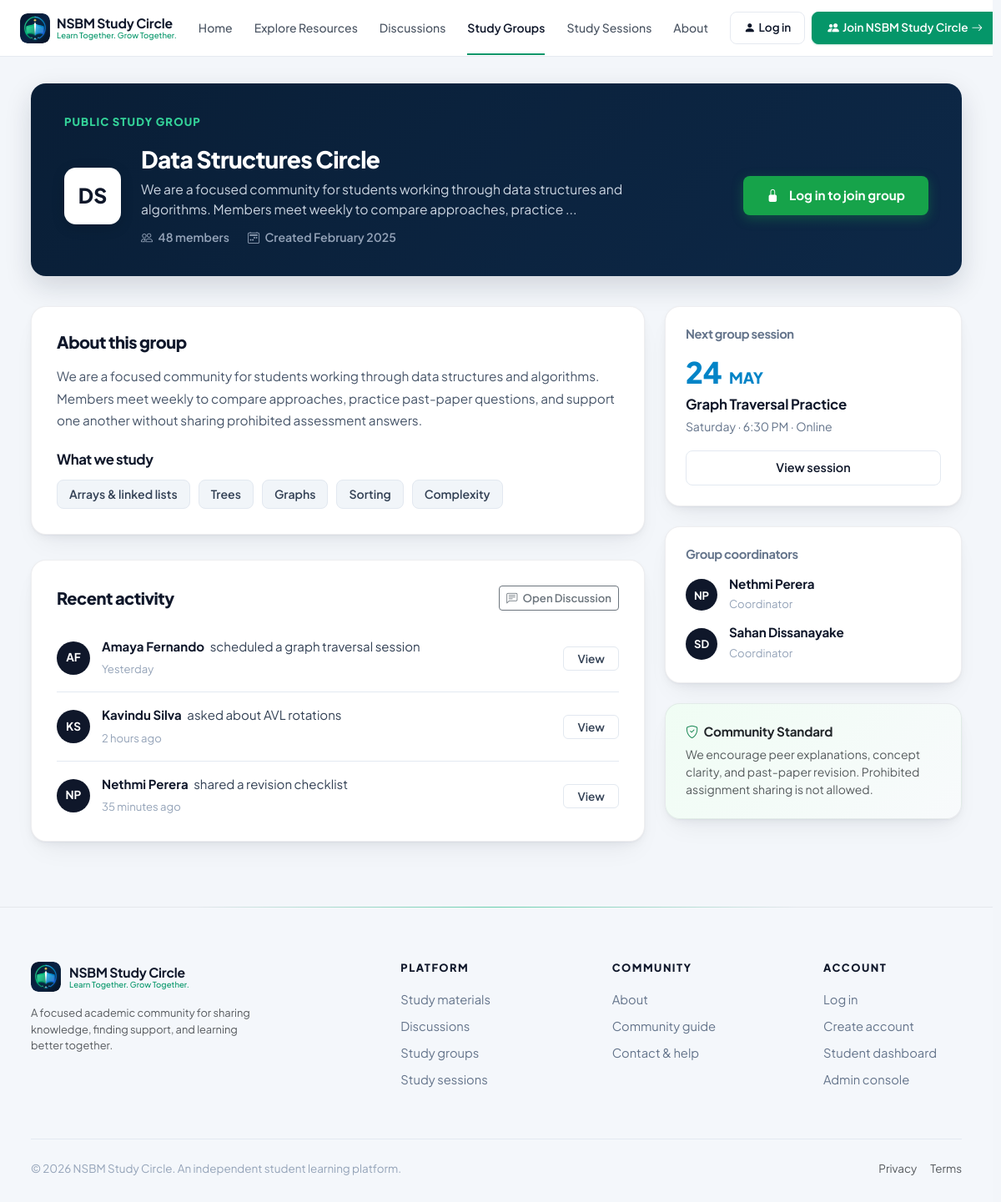
The app's page /frontend/study-group-details.php with its own data.
### tables this page shows
CREATE TABLE IF NOT EXISTS study_groups (
    id INT AUTO_INCREMENT PRIMARY KEY,
    name VARCHAR(120) NOT NULL,
    code VARCHAR(10) DEFAULT 'SG',
    category VARCHAR(50) DEFAULT 'Computing',
    is_featured TINYINT(1) DEFAULT 0,
    schedule_info VARCHAR(100) DEFAULT 'Meets Wednesdays',
    activity_status VARCHAR(50) DEFAULT 'Active this week',
    description TEXT NULL,
    about_text TEXT NULL,
    what_we_study VARCHAR(255) NULL,
    created_date_str VARCHAR(50) DEFAULT 'Created February 2025',
    badge_color VARCHAR(30) DEFAULT 'badge-ds',
    creator_id INT NOT NULL,
    member_count INT DEFAULT 1,
    max_members INT DEFAULT 48,
    status ENUM('Active', 'Review', 'Flagged') DEFAULT 'Active',
    reports_count INT DEFAULT 0,
    created_at TIMESTAMP DEFAULT CURRENT_TIMESTAMP,
    FOREIGN KEY (creator_id) REFERENCES users(id) ON DELETE CASCADE,
    INDEX idx_groups_category (category),
    INDEX idx_groups_status (status)
);

CREATE TABLE IF NOT EXISTS study_group_activities (
    id INT AUTO_INCREMENT PRIMARY KEY,
    group_id INT NOT NULL,
    user_id INT NULL,
    user_name VARCHAR(100) NOT NULL,
    user_initials VARCHAR(10) NOT NULL,
    action_text VARCHAR(255) NOT NULL,
    relative_time VARCHAR(100) NOT NULL,
    link_url VARCHAR(255) DEFAULT '#',
    created_at TIMESTAMP DEFAULT CURRENT_TIMESTAMP,
    FOREIGN KEY (group_id) REFERENCES study_groups(id) ON DELETE CASCADE
);

CREATE TABLE IF NOT EXISTS study_group_coordinators (
    id INT AUTO_INCREMENT PRIMARY KEY,
    group_id INT NOT NULL,
    user_id INT NULL,
    name VARCHAR(100) NOT NULL,
    initials VARCHAR(10) NOT NULL,
    role_title VARCHAR(100) DEFAULT 'Coordinator',
    created_at TIMESTAMP DEFAULT CURRENT_TIMESTAMP,
    FOREIGN KEY (group_id) REFERENCES study_groups(id) ON DELETE CASCADE
);

### frontend/study-group-details.php (the view, shortened to what the rows shown need)
<?php
require_once __DIR__ . '/../backend/config/db_config.php';
require_once __DIR__ . '/../backend/models/StudyGroup.php';
$groupId = (int)($_GET['id'] ?? 1);
$currentUserId = $_SESSION['user_id'] ?? null;
$model = new StudyGroupModel($conn);
$group = $model->getGroupById($groupId, $currentUserId);
?>
<!DOCTYPE html>
<html lang="en" data-bs-theme="light">
<head>
    <link href="https://cdn.jsdelivr.net/npm/bootstrap@5.3.3/dist/css/bootstrap.min.css" rel="stylesheet">
    <link rel="stylesheet" href="https://cdn.jsdelivr.net/npm/bootstrap-icons@1.11.3/font/bootstrap-icons.min.css">
    <link rel="stylesheet" href="assets/css/style.css">
</head>
<body>
    <div class="container-xl">
        <header class="group-details-hero">
            <div class="group-hero-content">
                <div class="group-hero-meta-left">
                    <div class="group-hero-large-badge">
                        <?php echo htmlspecialchars($group['code']); ?>
                    </div>
                    <div>
                        <h1 class="group-hero-title"><?php echo htmlspecialchars($group['name']); ?></h1>
                        <p class="group-hero-desc">
                            <?php echo !empty($group['about_text']) ? htmlspecialchars(substr($group['about_text'], 0, 140) . '...') : 'Make complex algorithms easier through consistent practice and clear peer explanations.'; ?>
                        </p>
                        <div class="group-hero-stats">
                            <span id="detailsMemberCount"><i class="bi bi-people me-1"></i> <?php echo (int)$group['member_count']; ?> members</span>
                            <span><i class="bi bi-calendar2-week me-1"></i> <?php echo htmlspecialchars($group['created_date_str']); ?></span>
                        </div>
                    </div>
                </div>
            </div>
        </header>
        <div class="row g-4 mb-5">
            <div class="col-lg-8">
                <div class="details-section-card">
                    <h2 class="details-section-title">About this group</h2>
                    <p class="details-section-text">
                        <?php echo nl2br(htmlspecialchars($group['about_text'])); ?>
                    </p>
                    <h3 class="what-we-study-subtitle">What we study</h3>
                    <div class="study-topic-pills">
                        <?php if (!empty($group['tags'])): ?>
                            <?php foreach ($group['tags'] as $tag): ?>
                                <span class="topic-pill"><?php echo htmlspecialchars($tag); ?></span>
                            <?php endforeach; ?>
                        <?php endif; ?>
                    </div>
                </div>
                <div class="details-section-card">
                    <div class="d-flex justify-content-between align-items-center mb-3">
                        <h2 class="details-section-title mb-0">Recent activity</h2>
                    </div>
                    <div class="activity-items-container">
                        <?php foreach ($group['activities'] as $act): ?>
                        <div class="activity-item-row">
                            <div class="activity-user-info">
                                <div class="activity-avatar">
                                    <?php echo htmlspecialchars($act['user_initials'] ?? 'NP'); ?>
                                </div>
                                <div>
                                    <div class="activity-text-line">
                                        <span class="activity-author-name"><?php echo htmlspecialchars($act['user_name']); ?></span>
                                        <span><?php echo htmlspecialchars($act['action_text']); ?></span>
                                    </div>
                                    <span class="activity-time-stamp"><?php echo htmlspecialchars($act['relative_time']); ?></span>
                                </div>
                            </div>
                            <div>
                                <a href="<?php echo htmlspecialchars($act['link_url'] ?? 'discussions.php'); ?>" class="btn-activity-view">
                                    View
                                </a>
                            </div>
                        </div>
                        <?php endforeach; ?>
                    </div>
                </div>
            </div>
            <div class="col-lg-4">
                <div class="sidebar-info-card">
                    <div class="coordinators-list">
                        <?php foreach ($group['coordinators'] as $coord): ?>
                        <div class="coordinator-row">
                            <div class="coordinator-avatar">
                                <?php echo htmlspecialchars($coord['initials']); ?>
                            </div>
                            <div>
                                <h5 class="coordinator-name"><?php echo htmlspecialchars($coord['name']); ?></h5>
                                <span class="coordinator-role"><?php echo htmlspecialchars($coord['role_title']); ?></span>
                            </div>
                        </div>
                        <?php endforeach; ?>
                    </div>
                </div>
            </div>
        </div>
    </div>
</body>
</html>

### records on screen
study_groups: code "DS", name "Data Structures Circle", about_text "We are a focused community for students working through data structures and algorithms. Members meet weekly to compare approaches, practice ...", member_count "48", created_date_str "Created February 2025", about_text "We are a focused community for students working through data structures and algorithms. Members meet weekly to compare approaches, practice past-paper questions, and support one another without sharing prohibited assessment answers."
study_group_activities: user_initials "AF", user_name "Amaya Fernando", action_text "scheduled a graph traversal session", relative_time "Yesterday"
study_group_activities: user_initials "KS", user_name "Kavindu Silva", action_text "asked about AVL rotations", relative_time "2 hours ago"
study_group_activities: user_initials "NP", user_name "Nethmi Perera", action_text "shared a revision checklist", relative_time "35 minutes ago"
study_group_coordinators: initials "NP", name "Nethmi Perera", role_title "Coordinator"
study_group_coordinators: initials "SD", name "Sahan Dissanayake", role_title "Coordinator"

### other values on screen
$tag "Arrays & linked lists"
$tag "Trees"
$tag "Graphs"
$tag "Sorting"
$tag "Complexity"
$group['next_session']['day'] "24"
$group['next_session']['month'] "MAY"
$group['next_session']['title'] "Graph Traversal Practice"
$group['next_session']['details'] "Saturday · 6:30 PM · Online"
